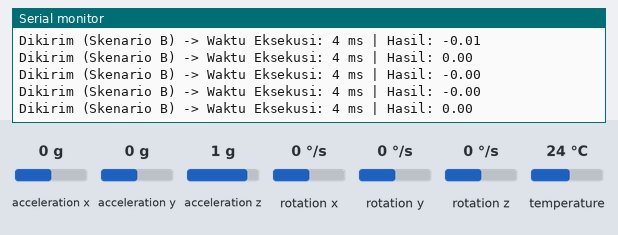
A sketch run on a simulated ESP8266 (NodeMCU). Shown: the last lines printed to the serial monitor. Inputs (shaded band) come from the test bench; at power-on: acceleration x 0 g, acceleration y 0 g, acceleration z 1 g, rotation x 0 °/s, rotation y 0 °/s, rotation z 0 °/s, temperature 24 °C. WiFi joins after 1.5 s; servers stay silent unless stated; random numbers use the default seed unless the sketch sets one.

Above: at 2.7 s.
2.8 s: acceleration x set to -1.4 g
At 2.91 s:
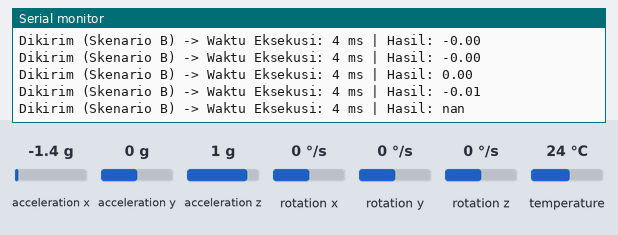
4.8 s: acceleration x set to 0 g
At 4.84 s:
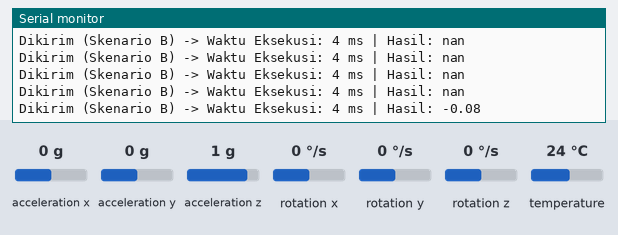
Timing chart, 0 to 7.8 s (numbered marks = the images above; inputs shaded):
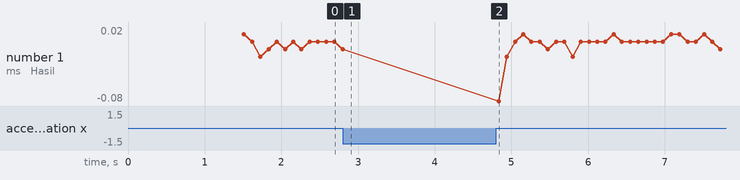

Measured:
- after the input at 2.8 s, the serial monitor: prints a new line after 0.11 s (image 1)
- after the input at 4.8 s, the serial monitor: prints a new line at once (image 2)
- plotted number 1: -0.01 → 0.01 after the input at 4.8 s

The sketch:

IMU.ino
```cpp
#include <ESP8266WiFi.h>
#include <WiFiUdp.h>
#include <Wire.h>
#include <Adafruit_MPU6050.h>
#include <Adafruit_Sensor.h>

const char* ssid = "Siwi Galuh";
const char* password = "12345678";
const char* udpAddress = "172.20.10.2";
const int udpPort = 1234;

bool skenarioA = false;

WiFiUDP udp;
Adafruit_MPU6050 mpu;

#define N_PARTICLES 1000
float particles[N_PARTICLES];
float weights[N_PARTICLES];
bool pf_initialized = false;

void setup() {
  Serial.begin(115200);
  Wire.begin();

  Serial.println();
  Serial.print("Menghubungkan ke WiFi...");
  WiFi.begin(ssid, password);
  while (WiFi.status() != WL_CONNECTED) {
    delay(500);
    Serial.print(".");
  }
  Serial.println("\nWiFi Terhubung!");
  Serial.print("IP Address ESP8266: ");
  Serial.println(WiFi.localIP());

  Serial.println("Mencari sensor MPU6050...");
  if (!mpu.begin()) {
    Serial.println("Gagal menemukan MPU6050! Cek kabel SDA/SCL.");
    while (1) { delay(10); }
  }
  Serial.println("MPU6050 Ditemukan!");

  mpu.setAccelerometerRange(MPU6050_RANGE_8_G);
  mpu.setGyroRange(MPU6050_RANGE_500_DEG);
  mpu.setFilterBandwidth(MPU6050_BAND_21_HZ);
}

void loop() {
  sensors_event_t a, g, temp;
  mpu.getEvent(&a, &g, &temp);

  if (skenarioA) {
    unsigned long startTime = millis();
    unsigned long processTime = millis() - startTime;
    String payload = "A," + String(processTime) + "," + String(a.acceleration.x) + "," + String(a.acceleration.y) + "," + String(a.acceleration.z);

    sendUDP(payload);
    Serial.println("Dikirim (Skenario A) -> " + payload);

  } else {
    unsigned long startTime = millis();

    float filteredX = runParticleFilter(a.acceleration.x);

    unsigned long processTime = millis() - startTime;

    String payload = "B," + String(processTime) + "," + String(filteredX) + "," + String(a.acceleration.x) + ",0";

    sendUDP(payload);
    Serial.println("Dikirim (Skenario B) -> Waktu Eksekusi: " + String(processTime) + " ms | Hasil: " + String(filteredX));
  }

  delay(100);
}

void sendUDP(String data) {
  udp.beginPacket(udpAddress, udpPort);
  udp.print(data);
  udp.endPacket();
}

float runParticleFilter(float raw_data) {
  if (!pf_initialized) {
    for (int i = 0; i < N_PARTICLES; i++) {
      particles[i] = raw_data;
      weights[i] = 1.0 / N_PARTICLES;
    }
    pf_initialized = true;
  }

  float estimate = 0;
  float sum_weights = 0;

  for (int i = 0; i < N_PARTICLES; i++) {
    float noise = ((float)random(-100, 100) / 100.0) * 0.5;
    particles[i] += noise;

    float dist = abs(particles[i] - raw_data);
    weights[i] = exp(-(dist * dist) / 0.1);
    sum_weights += weights[i];

    if (i % 100 == 0) yield();
  }

  for (int i = 0; i < N_PARTICLES; i++) {
    weights[i] /= sum_weights;
    estimate += particles[i] * weights[i];

    if (i % 100 == 0) yield();
  }

  static float new_particles[N_PARTICLES];
  for (int i = 0; i < N_PARTICLES; i++) {
    float beta = (float)random(0, 10000) / 10000.0;
    int index = 0;
    while (beta > weights[index] && index < N_PARTICLES - 1) {
      beta -= weights[index];
      index++;
    }
    new_particles[i] = particles[index];

    if (i % 100 == 0) yield();
  }

  for (int i = 0; i < N_PARTICLES; i++) {
    particles[i] = new_particles[i];
    weights[i] = 1.0 / N_PARTICLES;

    if (i % 100 == 0) yield();
  }

  return estimate;
}
```
